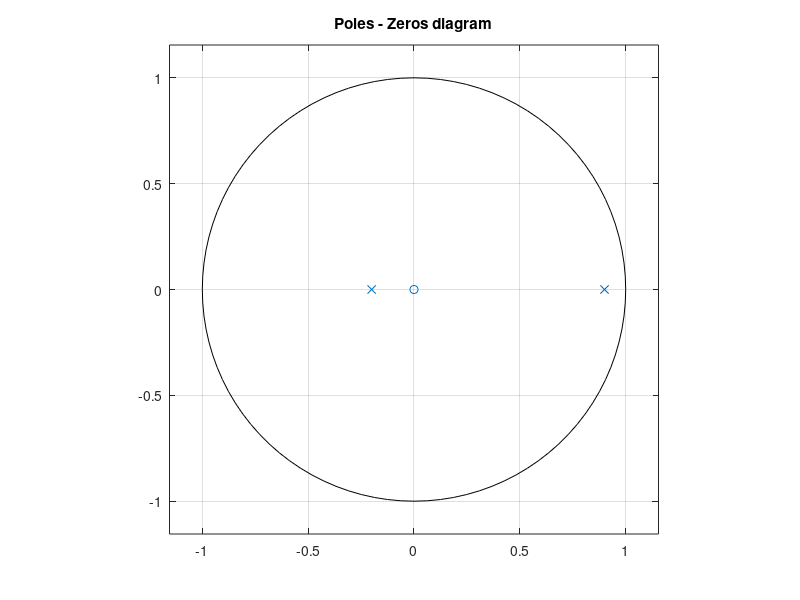
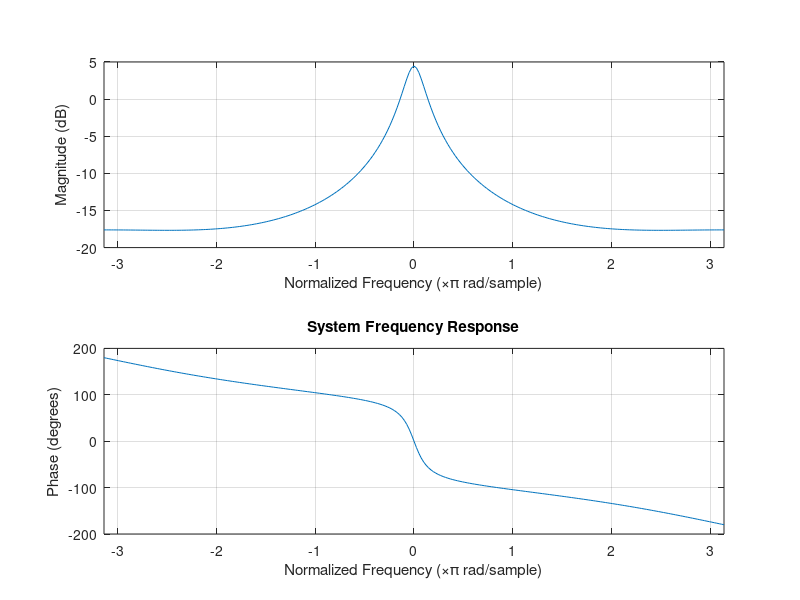
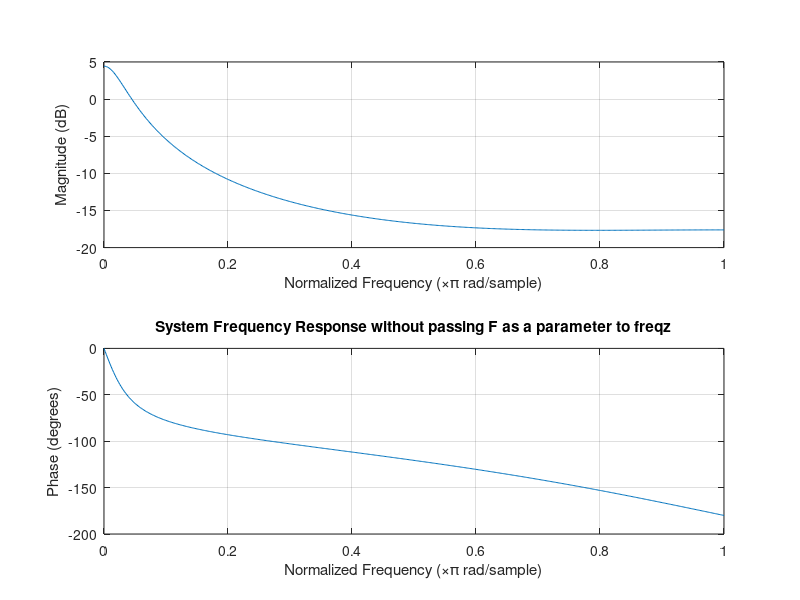
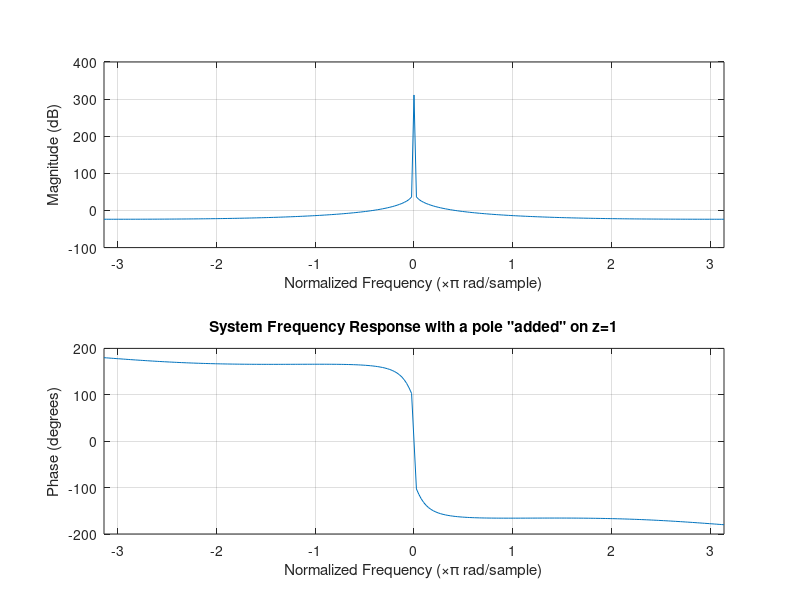

MATLAB code for these plots, in order: (Note: this script raises an error after producing the figures.)
clear all;
close all;

%% 1_b

fs=1;
ts=1/fs;
numerator = [0, 0.2, 0];
denominator = [1, -0.7, -0.18];
Hz = tf(numerator,denominator,ts);

figure(1)
zplane(numerator,denominator);
title('Poles - Zeros diagram')

%% 1_d

step = pi / 128;
F = -pi : step : pi;

figure(2)
freqz(numerator, denominator, F)
title('System Frequency Response')

figure(3)
freqz(numerator, denominator)
title('System Frequency Response without passing F as a parameter to freqz')

%% 1_e

figure(4)
numerator = [ 0, 0.2, 0, 0 ];
denominator = [ 1, -1.7, 0.52, 0.18 ];
freqz(numerator, denominator, F)
title('System Frequency Response with a pole "added" on z=1')

%% 2.a
numerator=[4 -3.5 0];
denominator=[1 -2.5 1];
[r,p,k]=residuez(numerator,denominator);
syms z
H=r(1)/(1-p(1)*z^(-1)) + r(2)/(1-p(2)*z^(-1));
pretty(H)


%% 2.b
h=iztrans(H)


